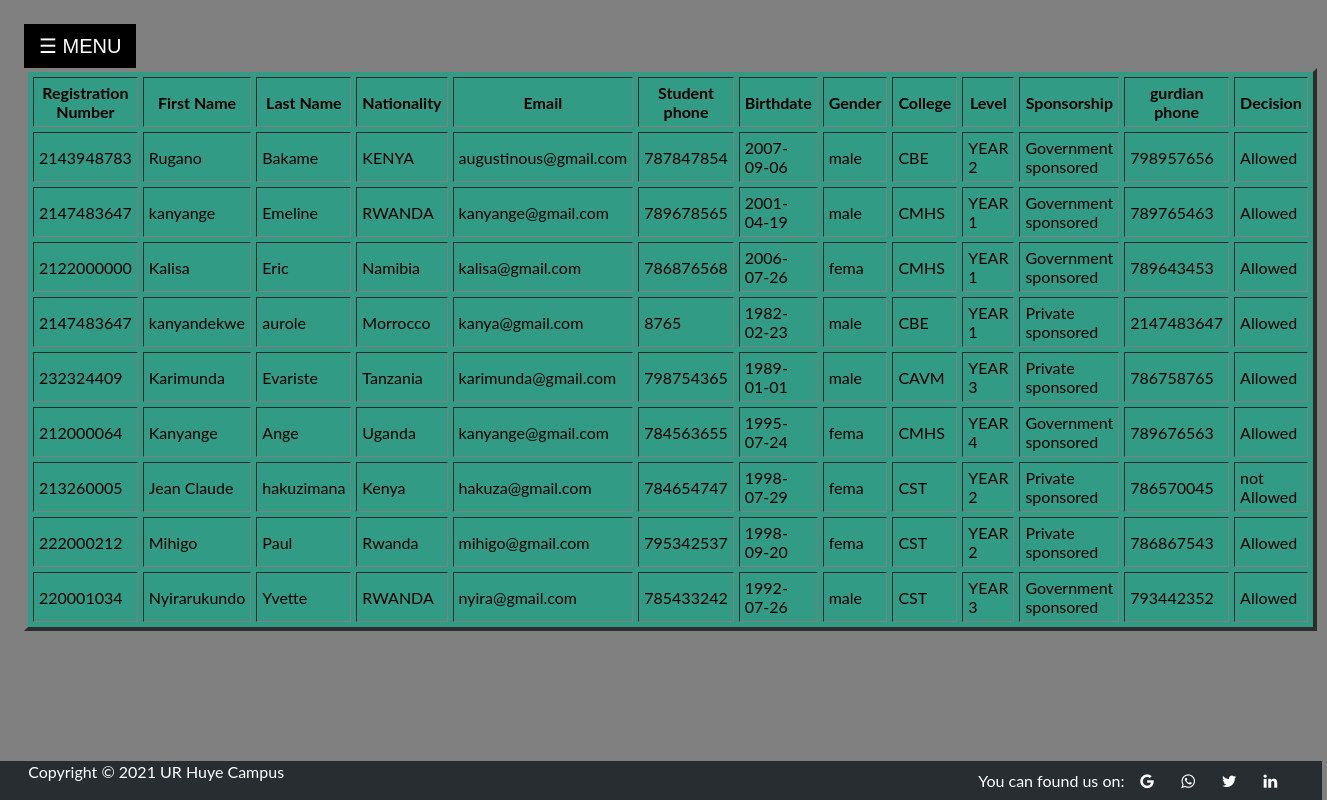
The page /hostel/retrieve2.php on the database its author committed.
### tables this page shows
CREATE TABLE `applied` (
  `Id` int(255) NOT NULL,
  `Reg_number` int(255) NOT NULL,
  `firstname` varchar(25) NOT NULL,
  `lastname` varchar(25) NOT NULL,
  `nationality` varchar(30) NOT NULL,
  `email` varchar(50) NOT NULL,
  `phonenumber` int(10) NOT NULL,
  `birthdate` date NOT NULL,
  `gender` varchar(10) NOT NULL,
  `college` varchar(20) NOT NULL,
  `level` varchar(255) NOT NULL,
  `sponsorship` varchar(50) NOT NULL,
  `guardian_phone` int(10) NOT NULL,
  `Decision` varchar(30) NOT NULL,
  `hostel_name` varchar(120) NOT NULL,
  `appl_date` timestamp NOT NULL DEFAULT current_timestamp() ON UPDATE current_timestamp(),
  `room` int(11) NOT NULL
);

### hostel/retrieve2.php (the view, shortened to what this page needs)
	<!DOCTYPE html>
	<html>
	<head>
	 	</head>
	<body>
<?php
include('sidenav.php');
include('connect.php');
$sql = "SELECT * FROM applied";
$result = mysqli_query($conn,$sql);
if(!$result) {
	 echo "Something is wrong".mysqli_error($con);}
	 else{?>
<table border="4"cellpadding="5" cellspacing="5" style="width: 80%;">
			   <tr>
	 	          <th>Registration Number</th>
	 	            <th>First Name</th>
				  <th>Last Name</th>
				  <th>Nationality</th>
				  <th>Email</th>
				  <th>Student phone</th>
				   <th>Birthdate</th>
				  <th>Gender</th>
				  <th>College</th>
				  <th>Level</th>
				  <th>Sponsorship</th>
				  <th>gurdian phone</th>
				  <th>Decision</th>
			   </tr>
			<?php
    while($row = mysqli_fetch_assoc($result)) {?>
<tr>
	<td><?php echo $row["Reg_number"]; ?></td>
   <td><?php echo $row["firstname"]; ?></td>
   <td><?php echo $row["lastname"]; ?></td>
   <td><?php echo $row["nationality"]; ?></td>
   <td><?php echo $row["email"]; ?></td>
   <td><?php echo $row["phonenumber"]; ?></td>
   <td><?php echo $row["birthdate"]; ?></td>
   <td><?php echo $row["gender"]; ?></td>
   <td><?php echo $row["college"]; ?></td>
     <td><?php echo $row["level"]; ?></td>
   <td><?php echo $row["sponsorship"]; ?></td>
   <td><?php echo $row["guardian_phone"]; ?></td>
   <td><?php echo $row["Decision"]; ?></td>
  </tr>
				<?php
			}
			echo "</table>";
	   }
?>
<?php
include('footer.php');
?>
</body>
	</html>

### hostel/retrieve2.php (style rules this page uses)
table { background-color:rgb(49, 155, 133); }
body { background-color: gray; }

### hostel/footer.php (style rules this page uses)
body { font-family: "Lato", sans-serif; }

### rows shown on the page
applied: Reg_number "2143948783", firstname "Rugano", lastname "Bakame", nationality "KENYA", email "augustinous@gmail.com", phonenumber "787847854", birthdate "2007-09-06", gender "male", college "CBE", level "YEAR 2", sponsorship "Government sponsored", guardian_phone "798957656", Decision "Allowed"
applied: Reg_number "2147483647", firstname "kanyange", lastname "Emeline", nationality "RWANDA", email "kanyange@gmail.com", phonenumber "789678565", birthdate "2001-04-19", gender "male", college "CMHS", level "YEAR 1", sponsorship "Government sponsored", guardian_phone "789765463", Decision "Allowed"
applied: Reg_number "2122000000", firstname "Kalisa", lastname "Eric", nationality "Namibia", email "kalisa@gmail.com", phonenumber "786876568", birthdate "2006-07-26", gender "fema", college "CMHS", level "YEAR 1", sponsorship "Government sponsored", guardian_phone "789643453", Decision "Allowed"
applied: Reg_number "2147483647", firstname "kanyandekwe", lastname "aurole", nationality "Morrocco", email "kanya@gmail.com", phonenumber "8765", birthdate "1982-02-23", gender "male", college "CBE", level "YEAR 1", sponsorship "Private sponsored", guardian_phone "2147483647", Decision "Allowed"
applied: Reg_number "232324409", firstname "Karimunda", lastname "Evariste", nationality "Tanzania", email "karimunda@gmail.com", phonenumber "798754365", birthdate "1989-01-01", gender "male", college "CAVM", level "YEAR 3", sponsorship "Private sponsored", guardian_phone "786758765", Decision "Allowed"
applied: Reg_number "212000064", firstname "Kanyange", lastname "Ange", nationality "Uganda", email "kanyange@gmail.com", phonenumber "784563655", birthdate "1995-07-24", gender "fema", college "CMHS", level "YEAR 4", sponsorship "Government sponsored", guardian_phone "789676563", Decision "Allowed"
applied: Reg_number "213260005", firstname "Jean Claude", lastname "hakuzimana", nationality "Kenya", email "hakuza@gmail.com", phonenumber "784654747", birthdate "1998-07-29", gender "fema", college "CST", level "YEAR 2", sponsorship "Private sponsored", guardian_phone "786570045", Decision "not Allowed"
applied: Reg_number "222000212", firstname "Mihigo", lastname "Paul", nationality "Rwanda", email "mihigo@gmail.com", phonenumber "795342537", birthdate "1998-09-20", gender "fema", college "CST", level "YEAR 2", sponsorship "Private sponsored", guardian_phone "786867543", Decision "Allowed"
applied: Reg_number "220001034", firstname "Nyirarukundo", lastname "Yvette", nationality "RWANDA", email "nyira@gmail.com", phonenumber "785433242", birthdate "1992-07-26", gender "male", college "CST", level "YEAR 3", sponsorship "Government sponsored", guardian_phone "793442352", Decision "Allowed"
